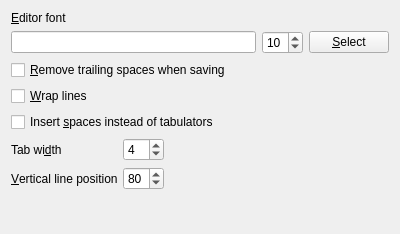
<?xml version="1.0" encoding="UTF-8"?>
<ui version="4.0">
 <class>DialogSettingsEditor</class>
 <widget class="QWidget" name="DialogSettingsEditor">
  <property name="geometry">
   <rect>
    <x>0</x>
    <y>0</y>
    <width>400</width>
    <height>234</height>
   </rect>
  </property>
  <property name="windowTitle">
   <string>Form</string>
  </property>
  <layout class="QVBoxLayout" name="verticalLayout">
   <item>
    <widget class="QLabel" name="label">
     <property name="text">
      <string>&amp;Editor font</string>
     </property>
     <property name="buddy">
      <cstring>m_fontName</cstring>
     </property>
    </widget>
   </item>
   <item>
    <layout class="QGridLayout" name="gridLayout">
     <item row="0" column="0">
      <widget class="QLineEdit" name="m_fontName"/>
     </item>
     <item row="0" column="1">
      <widget class="QSpinBox" name="m_fontSize">
       <property name="minimum">
        <number>1</number>
       </property>
       <property name="value">
        <number>10</number>
       </property>
      </widget>
     </item>
     <item row="0" column="2">
      <widget class="QPushButton" name="m_selectFontButton">
       <property name="text">
        <string>&amp;Select</string>
       </property>
      </widget>
     </item>
    </layout>
   </item>
   <item>
    <widget class="QCheckBox" name="m_removeTrailingSpaces">
     <property name="text">
      <string>&amp;Remove trailing spaces when saving</string>
     </property>
    </widget>
   </item>
   <item>
    <widget class="QCheckBox" name="m_wrapLines">
     <property name="text">
      <string>&amp;Wrap lines</string>
     </property>
    </widget>
   </item>
   <item>
    <widget class="QCheckBox" name="m_useSpaces">
     <property name="text">
      <string>Insert &amp;spaces instead of tabulators</string>
     </property>
    </widget>
   </item>
   <item>
    <layout class="QGridLayout" name="gridLayout_2">
     <item row="0" column="0">
      <widget class="QLabel" name="label_2">
       <property name="text">
        <string>Tab wi&amp;dth</string>
       </property>
       <property name="buddy">
        <cstring>m_tabWidth</cstring>
       </property>
      </widget>
     </item>
     <item row="0" column="1">
      <widget class="QSpinBox" name="m_tabWidth">
       <property name="value">
        <number>4</number>
       </property>
      </widget>
     </item>
     <item row="0" column="2" rowspan="2">
      <spacer name="horizontalSpacer">
       <property name="orientation">
        <enum>Qt::Horizontal</enum>
       </property>
       <property name="sizeHint" stdset="0">
        <size>
         <width>40</width>
         <height>20</height>
        </size>
       </property>
      </spacer>
     </item>
     <item row="1" column="0">
      <widget class="QLabel" name="label_3">
       <property name="text">
        <string>&amp;Vertical line position</string>
       </property>
       <property name="buddy">
        <cstring>m_verticalLinePos</cstring>
       </property>
      </widget>
     </item>
     <item row="1" column="1">
      <widget class="QSpinBox" name="m_verticalLinePos">
       <property name="value">
        <number>80</number>
       </property>
      </widget>
     </item>
    </layout>
   </item>
   <item>
    <spacer name="verticalSpacer">
     <property name="orientation">
      <enum>Qt::Vertical</enum>
     </property>
     <property name="sizeHint" stdset="0">
      <size>
       <width>20</width>
       <height>39</height>
      </size>
     </property>
    </spacer>
   </item>
  </layout>
 </widget>
 <tabstops>
  <tabstop>m_fontName</tabstop>
  <tabstop>m_fontSize</tabstop>
  <tabstop>m_selectFontButton</tabstop>
  <tabstop>m_wrapLines</tabstop>
  <tabstop>m_useSpaces</tabstop>
  <tabstop>m_tabWidth</tabstop>
  <tabstop>m_verticalLinePos</tabstop>
 </tabstops>
 <resources/>
 <connections/>
</ui>
